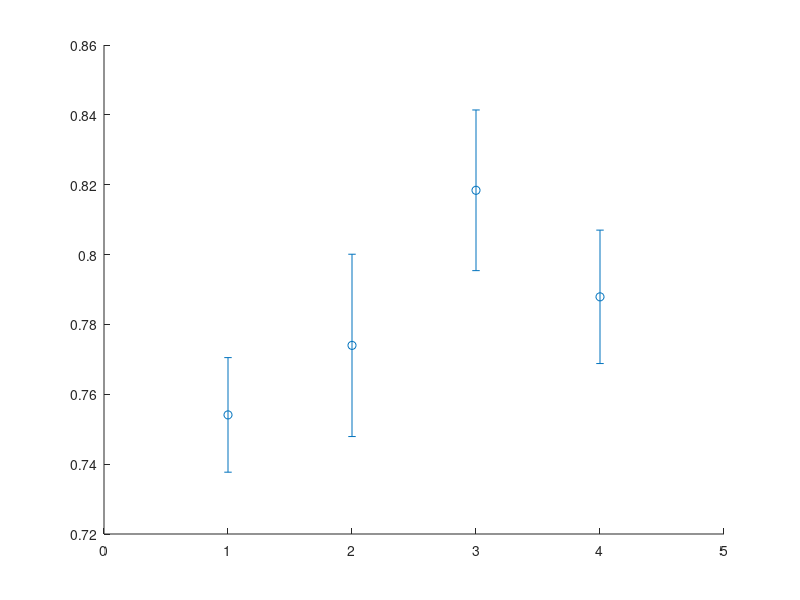

Recreate this plot in MATLAB. (Note: this script raises an error after producing the figure.)
% Define the data for the four reconstruction types (excluding "Original")
x = 1:4;  % indices for: Half, Blocks 50, Blocks 10, Every Other
y = [0.7541, 0.7740, 0.8184, 0.7879];  % Mean attenuation coefficients
err = [0.0164, 0.0261, 0.0230, 0.0191]; % Standard deviations

% Create a new figure with a white background
figure('Color', 'w', 'Position', [100 100 700 500]);

% Plot the scatter points with error bars, using a modern marker style
errorbar(x, y, err, 'o', 'MarkerSize', 10, ...
    'MarkerFaceColor', [0.2, 0.6, 0.8], 'MarkerEdgeColor', 'k', ...
    'LineWidth', 1.5, 'Color', [0.2, 0.6, 0.8]);
hold on;

% Calculate the line of best fit (linear fit)
p = polyfit(x, y, 1);  % First-order polynomial fit
x_fit = linspace(min(x), max(x), 100);
y_fit = polyval(p, x_fit);

% Plot the best fit line with a smooth, contrasting color
plot(x_fit, y_fit, '-r', 'LineWidth', 2);

% Customize the x-axis with descriptive labels for each reconstruction type
set(gca, 'XTick', 1:4, 'XTickLabel', {'Half','Blocks 50','Blocks 10','Every Other'}, ...
    'FontSize', 12, 'FontWeight', 'bold');

% Customize y-axis font
ylabel('Mean Attenuation Coefficient', 'FontSize', 14, 'FontWeight', 'bold');
xlabel('Reconstruction Type', 'FontSize', 14, 'FontWeight', 'bold');

% Add title with increased font size and bold weight
title('Attenuation Coefficients (Excluding Original) with Best Fit Line', ...
    'FontSize', 16, 'FontWeight', 'bold');

% Enhance grid appearance
grid on;
set(gca, 'GridLineStyle', '--', 'GridColor', [0.5, 0.5, 0.5], 'GridAlpha', 0.7);

% Optionally, set limits if desired (uncomment and adjust if needed)
% xlim([0.5, 4.5]);
% ylim([min(y)-0.05, max(y)+0.05]);

% Remove the box outline for a cleaner look
box off;

hold off;
